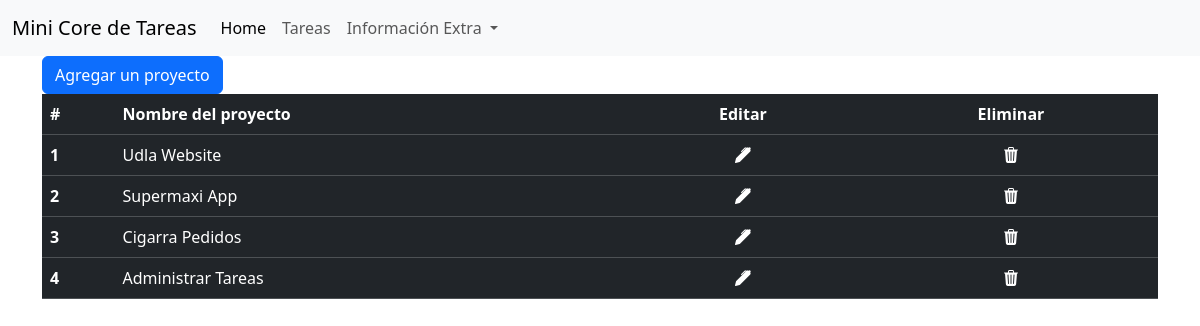
The app's page /project/ with its own data.
### task/models.py (models this page shows)
class Project(models.Model):
    name = models.CharField(max_length=100)

### task/views.py (the view, shortened to what this page needs)
# urls.py: path('project/', views.project, name='project'),
def project(request):
    project = Project.objects.all()
    return render(request, 'proyectos.html', {
        'project': project
    })

### task/templates/proyectos.html (shortened to what this page needs)
{% extends 'layout.html' %}
{% block body %}
<div class="container">
    <button type="button" class="btn btn-primary" data-bs-toggle="modal" data-bs-target="#exampleModal">
        Agregar un proyecto
    </button>
    <table class="table table-dark">
        <thead>
            <tr>
                <th scope="col">#</th>
                <th scope="col">Nombre del proyecto</th>
                <th scope="col">
                    <div class="container text-center">
                        Editar
                    </div>
                </th>
                <th scope="col">
                    <div class="container text-center">
                        Eliminar
                    </div>
                </th>
            </tr>
        </thead>
        <tbody>
            {% for project in project %}
            <tr>
                <th scope="row">{{ project.id }}</th>
                <td>{{ project.name }}</td>
                <td>
                    <div class="container text-center">
                        <a href="{% url 'project_edit' project.id %}" style="color: white; text-decoration: none;">
                            <i class="bi bi-pen-fill"></i>
                        </a>
                    </div>
                </td>
                <td>
                    <div class="container text-center">
                        <a href="{% url 'project_delete' project.id %}" style="color: white; text-decoration: none;">
                            <i class="bi bi-trash3-fill"></i>
                        </a>
                    </div>
                </td>
            </tr>
            {% endfor %}
        </tbody>
    </table>
</div>
{% endblock %}

### records on screen
Project: id "1", name "Udla Website"
Project: id "2", name "Supermaxi App"
Project: id "3", name "Cigarra Pedidos"
Project: id "4", name "Administrar Tareas"
